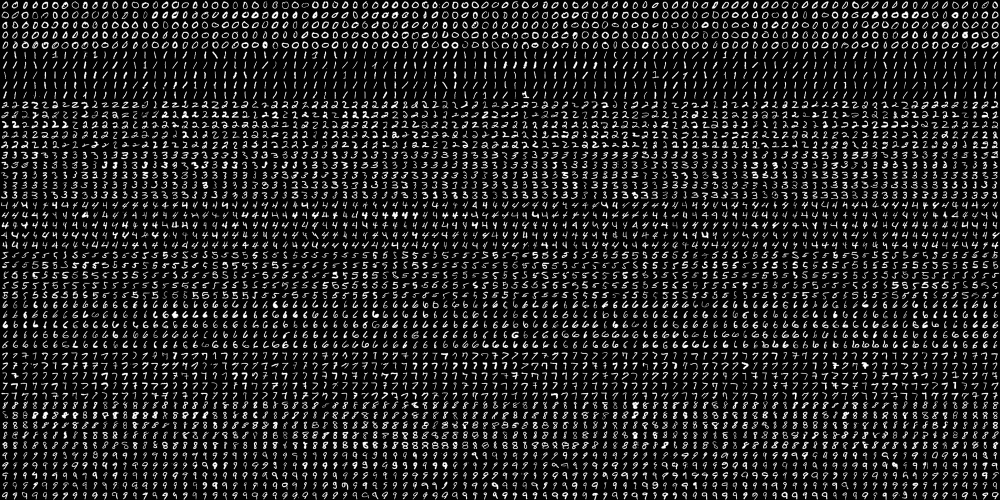
//> input picture PC - SBC/KNN/KNN OpenMP/digits.png, 2000 x 1000 px (shown at 1/2 size)
$ ./main   (built with g++ and OpenCV 4)
//> lines starting //> are read from the running program, lines starting //| are printed output that depends on the picture
#ifndef main_h
#define main_h

#include "opencv2/highgui/highgui.hpp"
#include "opencv2/imgproc/imgproc.hpp"
#include "opencv2/opencv.hpp"
#include <iostream>
#include <stdio.h>
#include <ctime>
#include <omp.h>
#include <sys/timeb.h>
using namespace cv;
using namespace std;

#include "knn.hpp"


void average(Mat results, Mat labels_test);

int main(int argc, const char** argv){

	int K=5;

	const double startTime = omp_get_wtime();

	Mat img = imread("digits.png",CV_LOAD_IMAGE_COLOR);
//> img is the input picture: 1000 rows x 2000 cols, CV_8UC3; min 0, max 255, mean 33.8

	if(img.empty()){
		cout<< "image cannot be loaded..!!" << endl;
		return -1;
	}

	Mat imgb = Mat(img.rows,img.cols,CV_32F);

	cvtColor(img,imgb,COLOR_BGRA2GRAY);

	cout<<"Digits image convert to 1 channel"<<endl;

	Mat imgtrain = imgb.colRange(0,imgb.cols/2).rowRange(0,imgb.rows);
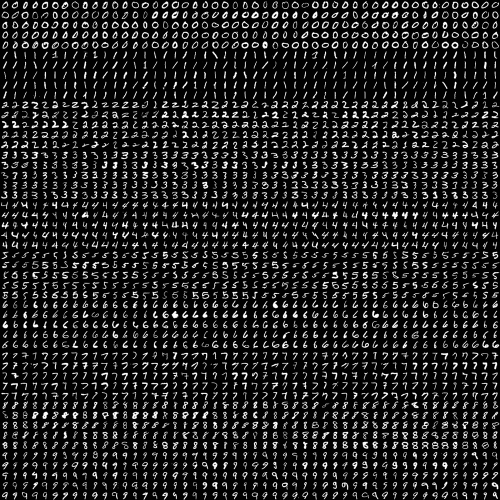
//> imgtrain: 1000 rows x 1000 cols, CV_8UC1 (shown at 1/2 size); min 0, max 255, mean 33.8
	Mat imgtest = imgb.colRange(imgb.cols/2,imgb.cols).rowRange(0,imgb.rows);
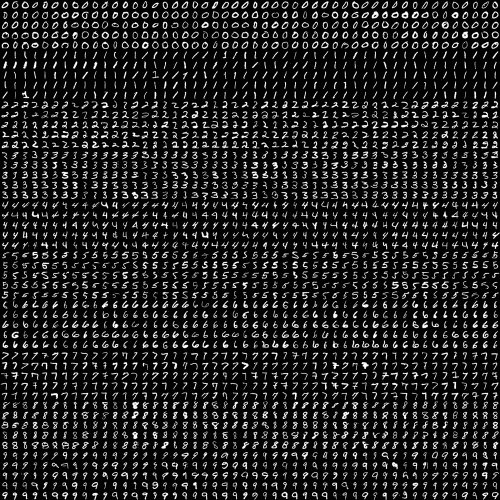
//> imgtest: 1000 rows x 1000 cols, CV_8UC1 (shown at 1/2 size); min 0, max 255, mean 33.8

    Mat train = Mat(0,400,CV_32F);
	Mat test = Mat(0,400,CV_32F);

	Mat trainClasses = Mat(0,1,CV_32F);
	Mat testClasses = Mat(0,1,CV_32F);

	float a=0;

    for(int i=0;i<imgtrain.rows;i+=20){
    	for(int j=0;j<imgtrain.cols;j+=20){
			Mat aux = imgtrain.colRange(j,j+20).rowRange(i,i+20).t();
			train.push_back(aux.reshape(1,1));
			trainClasses.push_back(a);
			testClasses.push_back(a);
			aux = imgtest.colRange(j,j+20).rowRange(i,i+20).t();
			test.push_back(aux.reshape(1,1));
		}
		if((i+20)%100==0){
			a++;
		}
    }
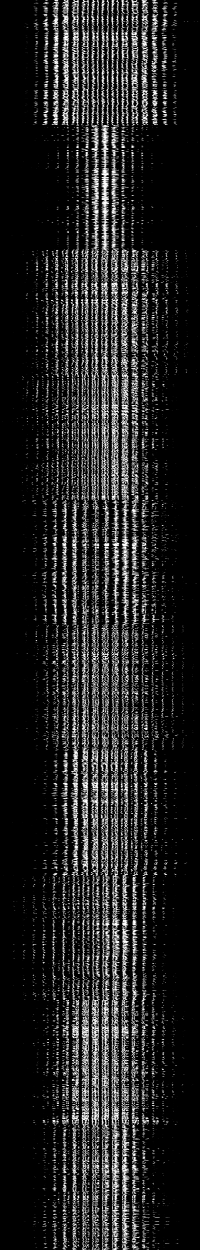
//> train: 2500 rows x 400 cols, CV_8UC1 (shown at 1/2 size); min 0, max 255, mean 33.8
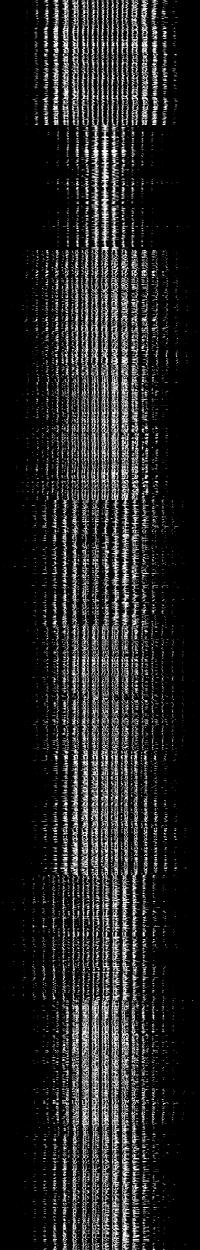
//> test: 2500 rows x 400 cols, CV_8UC1 (shown at 1/2 size); min 0, max 255, mean 33.8
//> after the loop, trainClasses = 2500 values from 0 to 9; testClasses = 2500 values from 0 to 9; a = 10

	cout<<"Obtained train and test data"<<endl;

	Mat train_final,test_final;
	train.convertTo(train_final,CV_32F);
	test.convertTo(test_final,CV_32F);

	Mat idx;

	//CvKNearest knn( train_final, trainClasses );
//> (the run ends here: the program needs code that is not available in this run, at `KNN knn = KNN();`)
